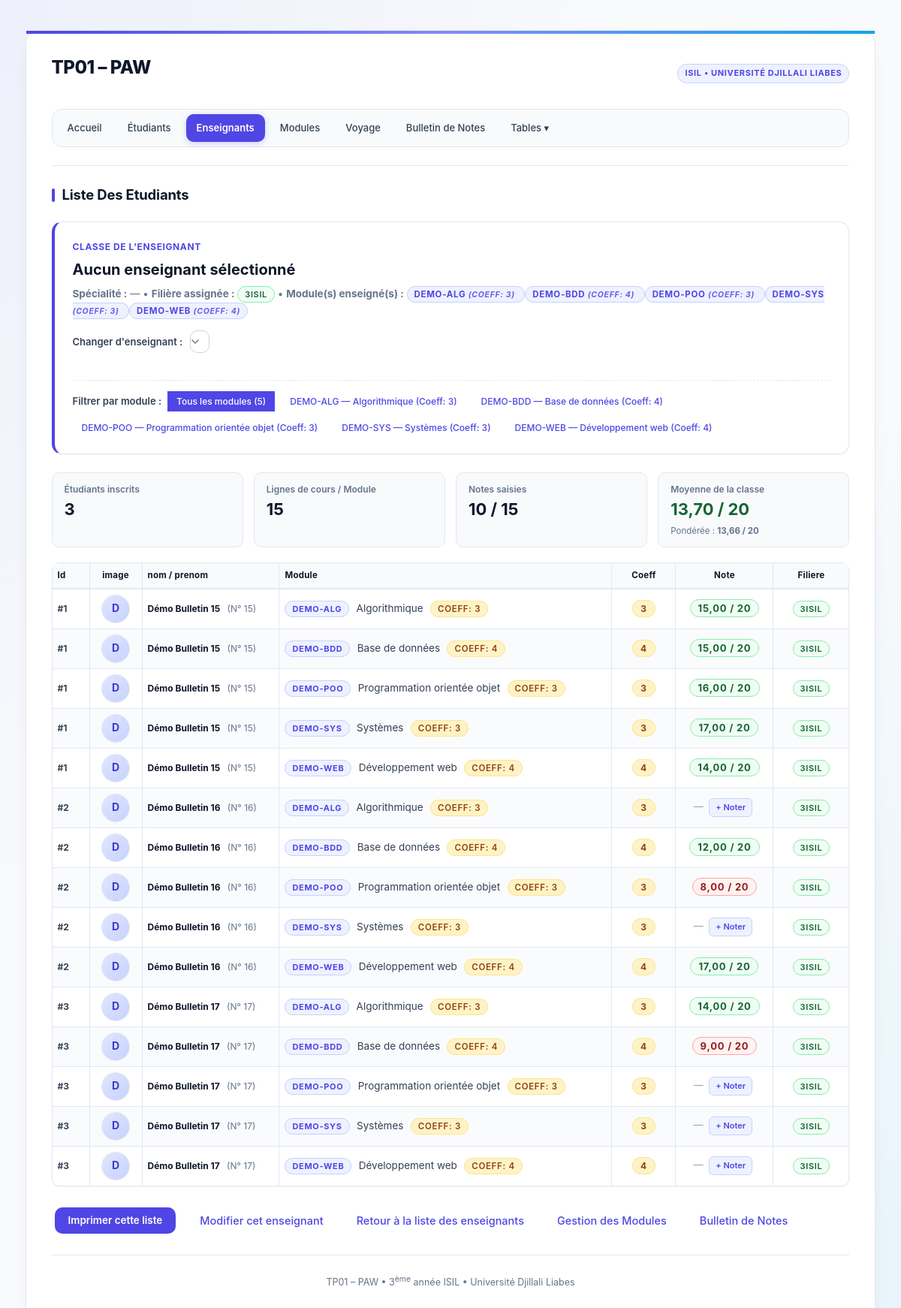
The page /enseignant/etudiants.php?filiere=3ISIL on the database its author committed.
### tables this page shows
CREATE TABLE IF NOT EXISTS personne (
  id               INT AUTO_INCREMENT PRIMARY KEY,
  numero           VARCHAR(10)  NOT NULL,
  civilite         VARCHAR(15)  NOT NULL,
  nom_prenom       VARCHAR(80)  NOT NULL,
  adresse          VARCHAR(150) NOT NULL,
  code_postal      VARCHAR(10)  NOT NULL,
  localite         VARCHAR(60)  NOT NULL,
  pays             VARCHAR(40)  NOT NULL,
  plateformes      VARCHAR(100) DEFAULT '',
  applications     VARCHAR(255) DEFAULT '',
  transport        VARCHAR(20)  NOT NULL DEFAULT '',
  sport            VARCHAR(40)  NOT NULL DEFAULT '',
  activites        VARCHAR(100) NOT NULL DEFAULT '',
  modules          VARCHAR(100) NOT NULL DEFAULT '',
  groupe_sanguin   VARCHAR(10)  NOT NULL DEFAULT '',
  modele_voiture   VARCHAR(150) NOT NULL DEFAULT '',
  filiere          VARCHAR(30)  NOT NULL DEFAULT '',
  nationalite_code VARCHAR(3)   NOT NULL,
  photo            VARCHAR(100) DEFAULT NULL,
   
  CONSTRAINT fk_personne_nationalite
    FOREIGN KEY (nationalite_code) REFERENCES nationalite(code)
    ON UPDATE CASCADE ON DELETE RESTRICT
);

CREATE TABLE IF NOT EXISTS module (
  id             INT AUTO_INCREMENT PRIMARY KEY,
  code_module    VARCHAR(20)  NOT NULL,
  designation    VARCHAR(100) NOT NULL,
  coefficient    INT          NOT NULL DEFAULT 1,
  volume_horaire INT          NOT NULL DEFAULT 0,
  filiere        VARCHAR(50)  NOT NULL
);

### enseignant/etudiants.php (the view, shortened to what the rows shown need)
<?php
require_once __DIR__ . '/../config/database.php';
require_once __DIR__ . '/../includes/fonctions.php';
$idParam        = isset($_GET['id']) ? (int)$_GET['id'] : (isset($_GET['enseignant_id']) ? (int)$_GET['enseignant_id'] : 0);
$filiereParam   = trim((string)($_GET['filiere'] ?? ''));
$moduleFilter   = trim((string)($_GET['module'] ?? ''));
$enseignant = null;
$filiere = $filiereParam !== '' ? $filiereParam : ($enseignant['filiere'] ?? '');
$activeModules = [];
if (empty($activeModules) && !empty($filiere)) {
    $stmtMods = $pdo->prepare("SELECT id, code_module, designation, coefficient, filiere FROM module WHERE filiere = :filiere ORDER BY code_module ASC");
    $stmtMods->execute([':filiere' => $filiere]);
    $activeModules = $stmtMods->fetchAll();
}
$displayedModules = $activeModules;
$etudiants = [];
$moduleIds = array_column($activeModules, 'id');
if (!empty($filiere)) {
    if (!empty($moduleIds)) {
        $inIds = implode(',', array_map('intval', $moduleIds));
        $sql = "SELECT DISTINCT p.id, p.numero, p.civilite, p.nom_prenom, p.filiere, p.photo
                FROM personne p
                LEFT JOIN note n ON n.etudiant_id = p.id
                WHERE p.filiere = :filiere OR (n.module_id IN ($inIds) AND :filiere2 != '')
                ORDER BY p.nom_prenom ASC";
        $stmt = $pdo->prepare($sql);
        $stmt->execute([
            ':filiere'  => $filiere,
            ':filiere2' => $filiere,
        ]);
    } else {
        $stmt = $pdo->prepare("SELECT id, numero, civilite, nom_prenom, filiere, photo FROM personne WHERE filiere = :filiere ORDER BY nom_prenom ASC");
        $stmt->execute([':filiere' => $filiere]);
    }
    $etudiants = $stmt->fetchAll();
}
$notesMap = [];
if (!empty($etudiants) && !empty($moduleIds)) {
    $eids = implode(',', array_map('intval', array_column($etudiants, 'id')));
    $mids = implode(',', array_map('intval', $moduleIds));
    $stmtNotes = $pdo->query("SELECT etudiant_id, module_id, note FROM note WHERE etudiant_id IN ($eids) AND module_id IN ($mids)");
    while ($row = $stmtNotes->fetch()) {
        $notesMap[$row['etudiant_id'] . '_' . $row['module_id']] = (float)$row['note'];
    }
}
$lignesTableau = [];
foreach ($etudiants as $etd) {
    if (empty($displayedModules)) {
        $lignesTableau[] = [
            'id'                 => $etd['id'],
            'numero'             => $etd['numero'],
            'photo'              => $etd['photo'],
            'nom_prenom'         => $etd['nom_prenom'],
            'module_id'          => null,
            'module_code'        => '—',
            'module_designation' => 'Aucun module assigné',
            'coefficient'        => null,
            'note'               => null,
            'filiere'            => $etd['filiere'],
        ];
    } else {
        foreach ($displayedModules as $mod) {
            $key = $etd['id'] . '_' . $mod['id'];
            $note = array_key_exists($key, $notesMap) ? $notesMap[$key] : null;
            $coeff = isset($mod['coefficient']) ? (int)$mod['coefficient'] : 1;
            $lignesTableau[] = [
                'id'                 => $etd['id'],
                'numero'             => $etd['numero'],
                'photo'              => $etd['photo'],
                'nom_prenom'         => $etd['nom_prenom'],
                'module_id'          => $mod['id'],
                'module_code'        => $mod['code_module'],
                'module_designation' => $mod['designation'],
                'coefficient'        => $coeff,
                'note'               => $note,
                'filiere'            => $etd['filiere'],
            ];
        }
    }
}
require __DIR__ . '/../includes/header.php';
?>
<div class="teacher-class-card" style="background:#ffffff; border:1px solid var(--border-light); border-left:4px solid var(--primary); border-radius:var(--radius-lg); padding:20px 24px; margin-bottom:24px; box-shadow:var(--shadow-sm);">
    <div style="display:flex; flex-wrap:wrap; justify-content:space-between; align-items:center; gap:16px;">
        <div>
            <p style="margin:0; color:var(--text-muted); font-size:13.5px;">
                <strong>Spécialité :</strong> <?= $enseignant ? h($enseignant['specialite']) : '—' ?> &bull;
                <strong>Filière assignée :</strong>
                <?php if (!empty($filiere)): ?>
                    <span class="brand-badge" style="background:#f0fdf4; color:#166534; border-color:#86efac; font-weight:600;"><?= h($filiere) ?></span>
                <?php else: ?>
                    <span style="color:var(--text-light);">Non renseignée</span>
                <?php endif; ?>
                &bull;
                <strong>Module(s) enseigné(s) :</strong>
                <?php if (!empty($activeModules)): ?>
                    <?php foreach ($activeModules as $am): ?>
                        <span class="brand-badge" style="background:#eef2ff; color:#4f46e5; border-color:#c7d2fe; font-size:11.5px;">
                            <?= h($am['code_module']) ?> <em style="font-size:10.5px; opacity:0.85;">(Coeff: <?= h($am['coefficient']) ?>)</em>
                        </span>
                    <?php endforeach; ?>
                <?php else: ?>
                    <span style="color:var(--text-light);">Aucun module</span>
                <?php endif; ?>
            </p>
        </div>
    </div>
    <?php if (count($activeModules) > 1): ?>
        <div style="margin-top:16px; padding-top:14px; border-top:1px dashed var(--border-light); display:flex; align-items:center; gap:8px; flex-wrap:wrap;">
            <span style="font-size:13px; font-weight:600; color:var(--text-body);">Filtrer par module :</span>
            <a href="etudiants.php?id=<?= h($idParam) ?>&module=all"
               class="btn-action <?= ($moduleFilter === '' || $moduleFilter === 'all') ? 'active-filter' : '' ?>"
               style="font-size:12px; padding:4px 12px; text-decoration:none;">
                Tous les modules (<?= count($activeModules) ?>)
            </a>
            <?php foreach ($activeModules as $am): ?>
                <?php $isActif = (strcasecmp($moduleFilter, $am['code_module']) === 0 || $moduleFilter === (string)$am['id']); ?>
                <a href="etudiants.php?id=<?= h($idParam) ?>&module=<?= urlencode($am['code_module']) ?>"
                   class="btn-action <?= $isActif ? 'active-filter' : '' ?>"
                   style="font-size:12px; padding:4px 12px; text-decoration:none;">
                    <?= h($am['code_module']) ?> — <?= h($am['designation']) ?> (Coeff: <?= h($am['coefficient']) ?>)
                </a>
            <?php endforeach; ?>
        </div>
    <?php endif; ?>
</div>
<?php if (empty($filiere)): ?>
    <div style="background:#fffbeb; border:1px solid #fde68a; color:#92400e; border-radius:var(--radius-md); padding:16px; margin-bottom:20px;">
        <p style="margin:0;"><strong>Attention :</strong> Cet enseignant n'a pas encore de <strong>Filière</strong> assignée. <a href="enseignant.php?id=<?= h($idParam) ?>">Modifier l'enseignant</a> pour lui attribuer une filière et des modules.</p>
    </div>
<?php elseif (empty($lignesTableau)): ?>
    <p>Aucun étudiant trouvé dans la filière <strong><?= h($filiere) ?></strong>.</p>
<?php else: ?>
    <table class="liste">
        <thead>
            <tr>
                <th style="width:50px;">Id</th>
                <th style="width:70px; text-align:center;">image</th>
                <th>nom / prenom</th>
                <th>Module</th>
                <th style="width:85px; text-align:center;">Coeff</th>
                <th style="width:130px; text-align:center;">Note</th>
                <th style="width:100px; text-align:center;">Filiere</th>
            </tr>
        </thead>
        <tbody>
            <?php foreach ($lignesTableau as $row): ?>
                <tr>
                    <td><strong>#<?= h($row['id']) ?></strong></td>
                    <td style="text-align:center;">
                        <?php if (!empty($row['photo']) && file_exists(__DIR__ . '/../uploads/' . $row['photo'])): ?>
                            <img src="../uploads/<?= h($row['photo']) ?>" alt="Photo de <?= h($row['nom_prenom']) ?>" style="width:38px; height:38px; border-radius:50%; object-fit:cover; border:1.5px solid var(--border-light); display:inline-block; vertical-align:middle;">
                        <?php else: ?>
                            <div style="width:38px; height:38px; border-radius:50%; background:linear-gradient(135deg, #e0e7ff 0%, #c7d2fe 100%); color:#4338ca; font-weight:700; font-size:14px; display:inline-flex; align-items:center; justify-content:center; border:1.5px solid var(--border-light); vertical-align:middle;" title="Sans photo">
                                <?= mb_strtoupper(mb_substr($row['nom_prenom'], 0, 1)) ?>
                            </div>
                        <?php endif; ?>
                    </td>
                    <td>
                        <strong style="color:var(--text-heading);"><?= h($row['nom_prenom']) ?></strong>
                        <span style="color:var(--text-muted); font-size:12px; margin-left:6px;">(N° <?= h($row['numero']) ?>)</span>
                    </td>
                    <td>
                        <span class="brand-badge" style="background:#eef2ff; color:#4f46e5; border-color:#c7d2fe; font-weight:700; margin-right:6px;"><?= h($row['module_code']) ?></span>
                        <span style="color:var(--text-body); font-size:13.5px;"><?= h($row['module_designation']) ?></span>
                        <?php if ($row['coefficient'] !== null): ?>
                            <span class="brand-badge" style="background:#fef3c7; color:#92400e; border-color:#fde68a; font-weight:600; font-size:11.5px; margin-left:6px;" title="Coefficient du module">Coeff: <?= h($row['coefficient']) ?></span>
                        <?php endif; ?>
                    </td>
                    <td style="text-align:center;">
                        <?php if ($row['coefficient'] !== null): ?>
                            <span class="brand-badge" style="background:#fef3c7; color:#92400e; border-color:#fde68a; font-weight:700; font-size:12px; padding:3px 10px;" title="Coefficient du module">
                                <?= h($row['coefficient']) ?>
                            </span>
                        <?php else: ?>
                            <span style="color:var(--text-light);">—</span>
                        <?php endif; ?>
                    </td>
                    <td style="text-align:center;">
                        <?php if ($row['note'] !== null): ?>
                            <?php $isAdmis = $row['note'] >= 10; ?>
                            <span class="brand-badge" style="background:<?= $isAdmis ? '#f0fdf4' : '#fef2f2' ?>; color:<?= $isAdmis ? '#166534' : '#991b1b' ?>; border-color:<?= $isAdmis ? '#86efac' : '#fca5a5' ?>; font-weight:700; font-size:13px; padding:3px 10px;">
                                <?= number_format($row['note'], 2, ',', ' ') ?> / 20
                            </span>
                        <?php else: ?>
                            <span style="color:var(--text-light); font-size:13px;">—</span>
                            <?php if ($row['module_id']): ?>
                                <a href="../bulletin/bulletin.php?id=<?= h($row['id']) ?>&module_id=<?= h($row['module_id']) ?>" style="font-size:11px; margin-left:4px; color:var(--primary); text-decoration:none;" title="Saisir la note dans le Bulletin">+ Noter</a>
                            <?php endif; ?>
                        <?php endif; ?>
                    </td>
                    <td style="text-align:center;">
                        <span class="brand-badge" style="background:#f0fdf4; color:#166534; border-color:#86efac; font-weight:600;"><?= h($row['filiere']) ?></span>
                    </td>
                </tr>
            <?php endforeach; ?>
        </tbody>
    </table>
<?php endif; ?>
<?php require __DIR__ . '/../includes/footer.php'; ?>

### rows shown on the page
personne: filiere "3ISIL"
module: code_module "DEMO-ALG", coefficient "3", designation "Algorithmique", id "1", nom_prenom "D", nom_prenom "Démo Bulletin 15", numero "15", note "15,00", filiere "3ISIL", id "2", nom_prenom "Démo Bulletin 16", numero "16", id "3", nom_prenom "Démo Bulletin 17", numero "17", note "14,00"
module: code_module "DEMO-BDD", coefficient "4", designation "Base de données", id "1", nom_prenom "D", nom_prenom "Démo Bulletin 15", numero "15", note "15,00", filiere "3ISIL", id "2", nom_prenom "Démo Bulletin 16", numero "16", note "12,00", id "3", nom_prenom "Démo Bulletin 17", numero "17", note "9,00"
module: code_module "DEMO-POO", coefficient "3", designation "Programmation orientée objet", id "1", nom_prenom "D", nom_prenom "Démo Bulletin 15", numero "15", note "16,00", filiere "3ISIL", id "2", nom_prenom "Démo Bulletin 16", numero "16", note "8,00", nom_prenom "Démo Bulletin 17", numero "17"
module: code_module "DEMO-SYS", coefficient "3", designation "Systèmes", id "1", nom_prenom "D", nom_prenom "Démo Bulletin 15", numero "15", note "17,00", filiere "3ISIL", id "2", nom_prenom "Démo Bulletin 16", numero "16", nom_prenom "Démo Bulletin 17", numero "17"
module: code_module "DEMO-WEB", coefficient "4", designation "Développement web", id "1", nom_prenom "D", nom_prenom "Démo Bulletin 15", numero "15", note "14,00", filiere "3ISIL", id "2", nom_prenom "Démo Bulletin 16", numero "16", note "17,00", id "3", nom_prenom "Démo Bulletin 17", numero "17"

### other values the page prints
$titre "Liste Des Etudiants"
count($activeModules) "5"
count($etudiants) "3"
count($lignesTableau) "15"
$nbNotes "10"
$moyenneClasse "13,70"
$moyennePonderee "13,66"
